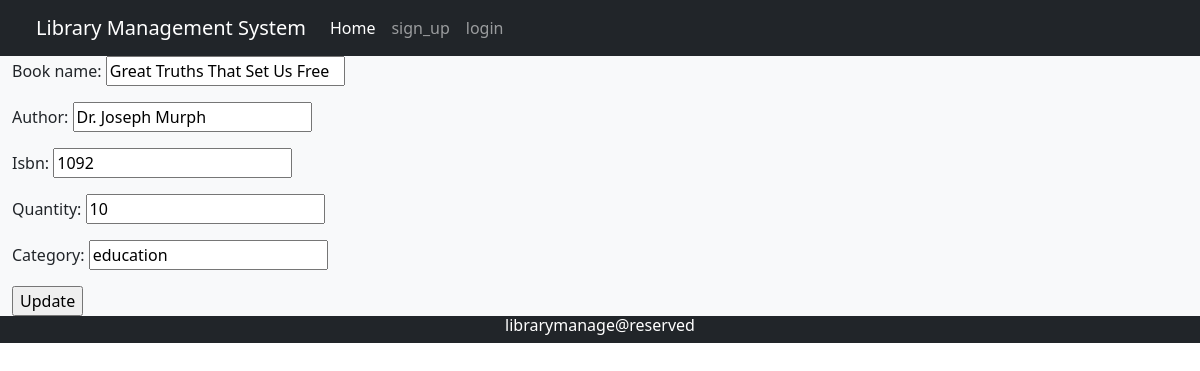
/7, run on the app's committed database.
### lab/models.py (models this page shows)
class lab(models.Model):
    book_name=models.CharField(max_length=200)
    author=models.CharField(max_length=120)
    isbn=models.CharField(max_length=15)
    quantity=models.IntegerField()
    category=models.CharField(max_length=120)

### lab/views.py (the view)
# urls.py: path('<int:id>',views.update_data,name="update"),
def update_data(request,id):
    if request.method=="POST":
        bd=lab.objects.get(pk=id)
        form=insertform(request.POST,instance=bd)
        if form.is_valid():
            form.save()
    else:
        bd=lab.objects.get(pk=id)
        form=insertform(instance=bd)
    return render(request, 'update.html',{'form':form})

### lab/forms.py
class insertform(forms.ModelForm):
    class Meta:
        model = lab
        fields = ['book_name','author','isbn','quantity','category']

### lab/templates/update.html (shortened to what this page needs)
{% extends 'base.html' %}
{% block content %}
     <form action="" method="post">
         {{form.as_p}}
         <input type="submit" value="Update">
     </form>
{% endblock content%}

### data on the page
lab: book_name "Great Truths That Set Us Free", author "Dr. Joseph Murph", isbn "1092", quantity "10", category "education"
